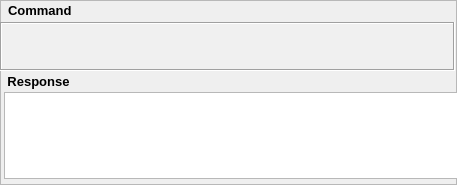
  <widget class="QFrame" name="frame_response">
   <property name="geometry">
    <rect>
     <x>10</x>
     <y>370</y>
     <width>457</width>
     <height>185</height>
    </rect>
   </property>
   <property name="frameShape">
    <enum>QFrame::StyledPanel</enum>
   </property>
   <property name="frameShadow">
    <enum>QFrame::Raised</enum>
   </property>
   <widget class="QLabel" name="label_58">
    <property name="geometry">
     <rect>
      <x>8</x>
      <y>70</y>
      <width>61</width>
      <height>22</height>
     </rect>
    </property>
    <property name="font">
     <font>
      <family>Arial</family>
      <pointsize>10</pointsize>
      <weight>75</weight>
      <bold>true</bold>
     </font>
    </property>
    <property name="text">
     <string>Response</string>
    </property>
    <property name="alignment">
     <set>Qt::AlignCenter</set>
    </property>
   </widget>
   <widget class="QLabel" name="label_63">
    <property name="geometry">
     <rect>
      <x>8</x>
      <y>0</y>
      <width>69</width>
      <height>21</height>
     </rect>
    </property>
    <property name="font">
     <font>
      <family>Arial</family>
      <pointsize>10</pointsize>
      <weight>75</weight>
      <bold>true</bold>
     </font>
    </property>
    <property name="text">
     <string>Command</string>
    </property>
   </widget>
   <widget class="QTextEdit" name="textEdit_cmd">
    <property name="geometry">
     <rect>
      <x>0</x>
      <y>22</y>
      <width>455</width>
      <height>49</height>
     </rect>
    </property>
    <property name="font">
     <font>
      <family>Arial</family>
      <pointsize>10</pointsize>
     </font>
    </property>
    <property name="autoFillBackground">
     <bool>false</bool>
    </property>
    <property name="styleSheet">
     <string notr="true">
background-color: rgb(240, 240, 240);
border-top-color: rgb(240, 240, 240);
border-right-color: rgb(240, 240, 240);
border-bottom-color: rgb(240, 240, 240);
border-left-color: rgb(240, 240, 240);
</string>
    </property>
    <property name="frameShape">
     <enum>QFrame::Box</enum>
    </property>
    <property name="frameShadow">
     <enum>QFrame::Sunken</enum>
    </property>
    <property name="lineWidth">
     <number>1</number>
    </property>
    <property name="verticalScrollBarPolicy">
     <enum>Qt::ScrollBarAsNeeded</enum>
    </property>
    <property name="readOnly">
     <bool>true</bool>
    </property>
    <property name="tabStopWidth">
     <number>30</number>
    </property>
   </widget>
   <widget class="QTextEdit" name="textEdit_response">
    <property name="geometry">
     <rect>
      <x>4</x>
      <y>92</y>
      <width>455</width>
      <height>87</height>
     </rect>
    </property>
    <property name="font">
     <font>
      <family>Arial</family>
      <pointsize>10</pointsize>
     </font>
    </property>
   </widget>
  </widget>
